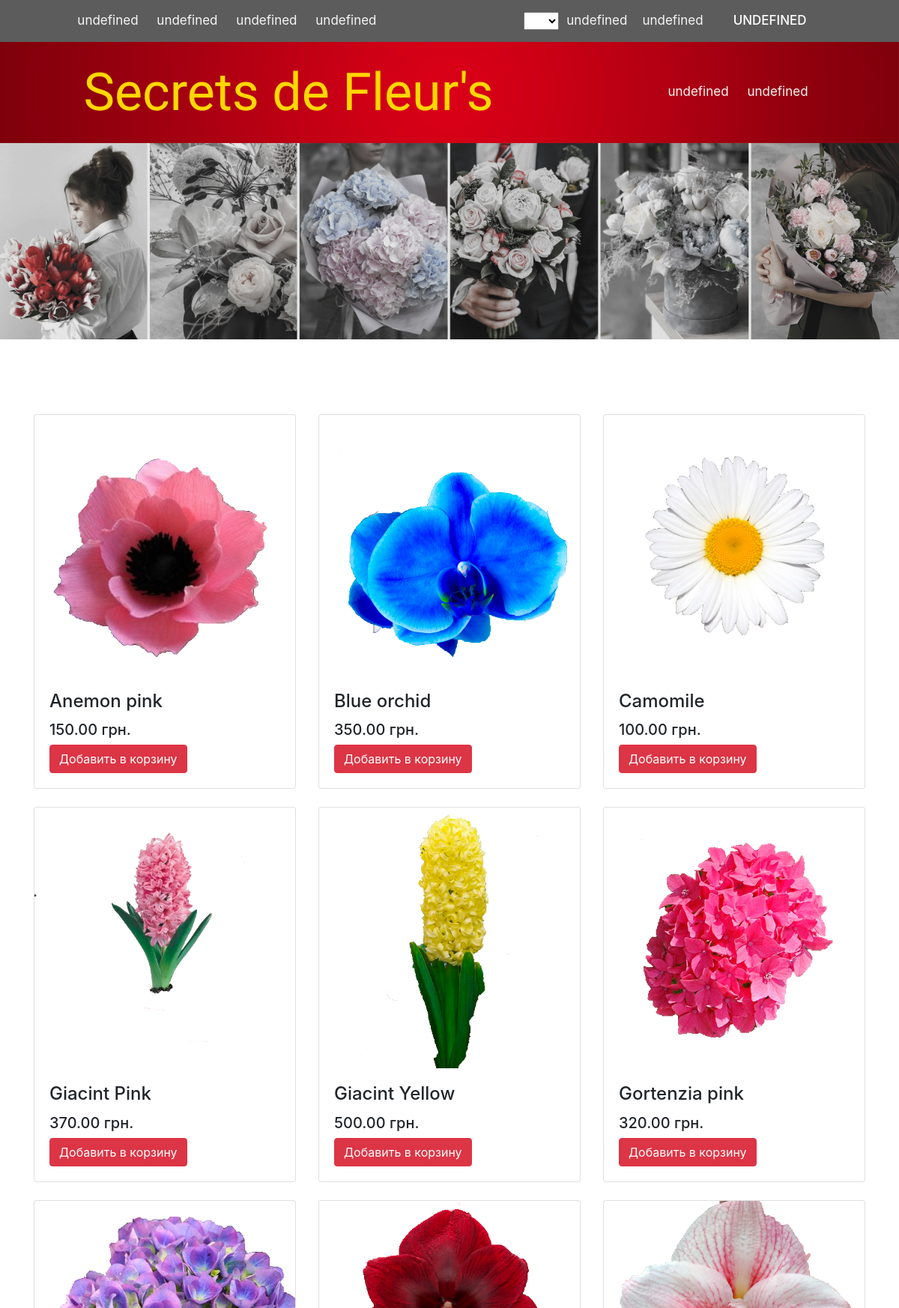
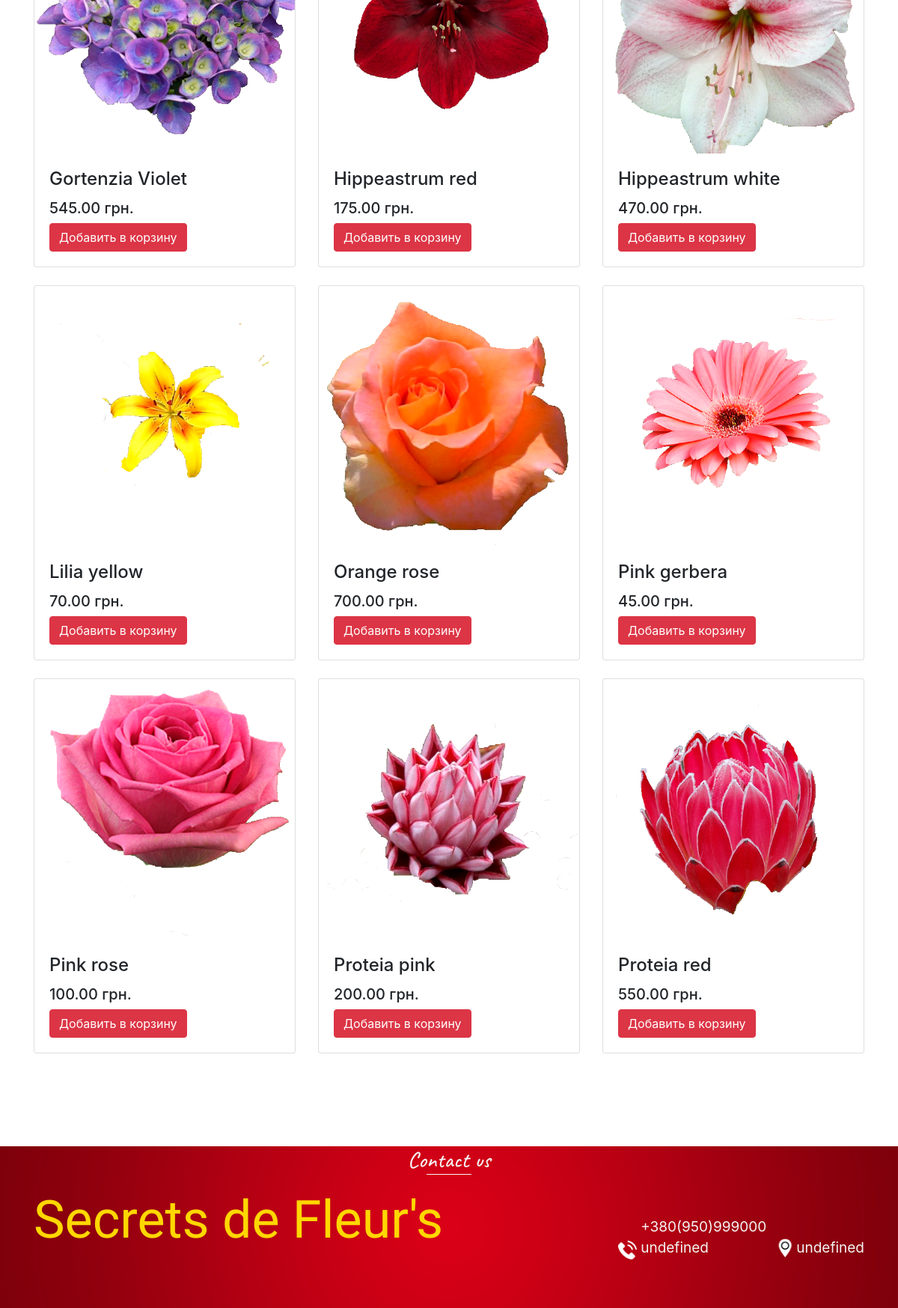
Page /flowers on the committed database (2 pictures, top to bottom).
### main/models.py (models this page shows, shortened)
class Product(models.Model):
    class Meta:
        abstract = True
    name = models.CharField(verbose_name='Name', max_length=50)
    slug = models.SlugField(unique=True)
    amount = models.IntegerField(verbose_name='Amount')
    price = models.DecimalField(verbose_name='Price', max_digits=9, decimal_places=2)
    image = models.ImageField(verbose_name='Image')

class Flower(Product):
    def __str__(self):
        return f'{self.name}'
    def get_absolute_url(self):
        return get_product_url(self, 'product_detail')

### main/views.py (the view)
# urls.py: path('flowers', views.flowers, name='flowers'),
def flowers(request):
    flowers_list = Flower.objects.all()
    return render(request, 'main/flowers.html', {'flowers': flowers_list})

### main/templates/main/flowers.html (shortened to what this page needs)
{% extends 'main/base.html' %}
{% load static %}
{% block content %}
<div class="row">
    {% for flower in flowers %}
    <div class="col-lg-4 col-md-6 mb-4">
      <div class="card h-100">
        <img class="card-img-top" src="{{ flower.image.url }}" alt="">
        <div class="card-body">
          <h4 class="card-title">
            {{ flower.name }}
          </h4>
          <h5>{{ flower.price }} грн.</h5>
            <button class="btn btn-danger">Добавить в корзину</button>
        </div>
      </div>
    </div>
    {% endfor %}
  </div>
{% endblock %}

### main/templates/main/base.html (shortened to what this page needs)
{% load static %}
<!DOCTYPE html>
<html lang="en">
<head>
    <link rel="stylesheet" href="{% static 'main/css/style.css' %}?{% now "U" %}">
  <link rel="stylesheet" href="https://maxcdn.bootstrapcdn.com/bootstrap/4.0.0/css/bootstrap.min.css">
</head>
<body>
    <header class="header">
            <div class="h_panel_1">
                <nav class="navigation_1">
                    <a class="nav_header_link lng-aUs" href="{% url 'about' %}" data-scroll="#">О нас</a>
                    <a class="nav_header_link lng-paid" href="{% url 'payments' %}" data-scroll="#">Оплата</a>
                    <a class="nav_header_link lng-contacts" href="{% url 'contacts' %}" data-scroll="#">Контакты</a>
                    <a class="nav_header_link lng-help" href="{% url 'help' %}" data-scroll="#">Помощь</a>
                </nav>
                <nav class="wrapper">
                    <select class="change-lang">
                    </select>
                    <a class="nav_header_link lng-status" href="{% url 'cart' %}" data-scroll="#">Статус заказа</a>
                    <a class="nav_header_link lng-cart" href="{% url 'cart' %}" data-scroll="#">Корзина <span class="badge badge-pill badge-danger">0</span></a>
                    <a class="open-popup lng-logIn" href="{% url 'login' %}" data-scroll="#">Войти</a>
                </nav>
            </div>
            <div class="h_panel_2">
                <div class="main_name" href="#">Secrets de Fleur's</div>
                <nav class="navigation">
                    <a class="nav_header_link lng-ideasForBouquets" href="{% url 'home' %}" data-scroll="#">Констурктор Букетов</a>
                    <a class="nav_header_link lng-flowers" href="{% url 'flowers' %}" data-scroll="#">Цветы</a>
                </nav>
            </div>
    </header>
    <div class="indent_2">
        <img src="{% static 'main/pictures/header_2.jpg' %}">
    </div>
    <main class="general_main">
        <div class="container">
            {% block content %}{% endblock %}
        </div>
    </main>
    <footer class="general_footer">
        <div class="container">
            <header class="cont_header">
                <h2 class="cont_title">Contact us</h2>
                <div class="cont">
                    <div class="log_w">
                        Secrets de Fleur's
                    </div>
                    <div class="info_c">
                        <div class="number">
                            <div class="phone"><img src="{% static 'main/icons/icon_telephone.png' %}" width="25px" height="25px"></div>
                            <div>
                                <div class="num_1_p">+380(950)999000</div>
                                <div class="num_1_p lng-hotline">+380(950)777000 Горячая линия</div>
                            </div>
                        </div>
                        <div class="adress">
                            <div class="point"><img src="{% static 'main/icons/icon_point.png' %}" width="30px" height="30px"></div>
                            <div class="lng-address">Storm str. Ai Mari - 47</div>
                        </div>
                    </div>
                </div>
            </header>
        </div>
    </footer>
</body>
</html>

### main/static/main/css/style.css (style rules this page uses)
* { padding: 0; margin: 0; box-sizing: border-box; }
body { margin: 0; font-family: 'Imbue', serif; font-size: 15px; line-height: 1.5; color: black; }
.container { width: 100%; max-width: 1230px; padding: 0 20px; margin: 0 auto; }
.h_panel_1 { display: flex; justify-content: space-around; align-items: center; width: 100%; background-color: #5c5c5c; }
.navigation { padding: 5px 0; font-size: 17px; line-height: 1.5; color: black; }
.navigation_1 { padding: 5px 0; font-size: 17px; line-height: 1.5; color: black; }
.nav_header_link { padding: 0 10px; text-decoration: none; color: whitesmoke; }
.h_panel_2 { display: flex; padding: 15px 0; justify-content: space-around; align-items: center; width: 100%; background: url("../images/background_red.jpg") center no-repeat; -webkit-background-size: cover; background-size: cover; }
.main_name { font-size: 70px; font-family: 'Tangerine', cursive; color: gold; }
.indent_2 { display: flex; flex-direction: column; justify-content: center; width: 100%; padding: 0px 0 ; }
.general_main { padding: 100px 0; }
.wrapper { display: flex; align-items: center; color: white; font-size: 17px; }
.open-popup { display: inline-block; padding: 15px 30px; text-transform: uppercase; color: white; text-decoration: none; font-weight: 500; border-radius: 5px; font-size: 17px; }
.general_footer { width: 100%; height: 27vh; background: url("../images/background_red.jpg") center no-repeat; -webkit-background-size: cover; background-size: cover; }
.cont_title { font-family: 'Caveat', cursive; font-size: 30px; color: whitesmoke; text-align: center; }
.cont_title:after { content: ""; display: block; width: 60px; height: 1px; margin: 1px auto 0; background-color: whitesmoke; }
.cont { display: flex; justify-content: space-between; }
.log_w { font-size: 70px; font-family: 'Tangerine', cursive; color: gold; }
.info_c { display: flex; align-items: flex-end; font-size: 19px; }
.number { display: flex; align-items: flex-end; padding: 0 10px; }
.phone { display: flex; align-items: flex-end; padding: 0 5px; }
.num_1_p { color: whitesmoke; }
.adress { display: flex; align-items: flex-end; color: whitesmoke; }
.point { display: flex; align-items: flex-end; }

### rows in the picture
Flower: image (picture), name "Anemon pink", price "150.00"
Flower: image (picture), name "Blue orchid", price "350.00"
Flower: image (picture), name "Camomile", price "100.00"
Flower: image (picture), name "Giacint Pink", price "370.00"
Flower: image (picture), name "Giacint Yellow", price "500.00"
Flower: image (picture), name "Gortenzia pink", price "320.00"
Flower: image (picture), name "Gortenzia Violet", price "545.00"
Flower: image (picture), name "Hippeastrum red", price "175.00"
Flower: image (picture), name "Hippeastrum white", price "470.00"
Flower: image (picture), name "Lilia yellow", price "70.00"
Flower: image (picture), name "Orange rose", price "700.00"
Flower: image (picture), name "Pink gerbera", price "45.00"
Flower: image (picture), name "Pink rose", price "100.00"
Flower: image (picture), name "Proteia pink", price "200.00"
Flower: image (picture), name "Proteia red", price "550.00"
